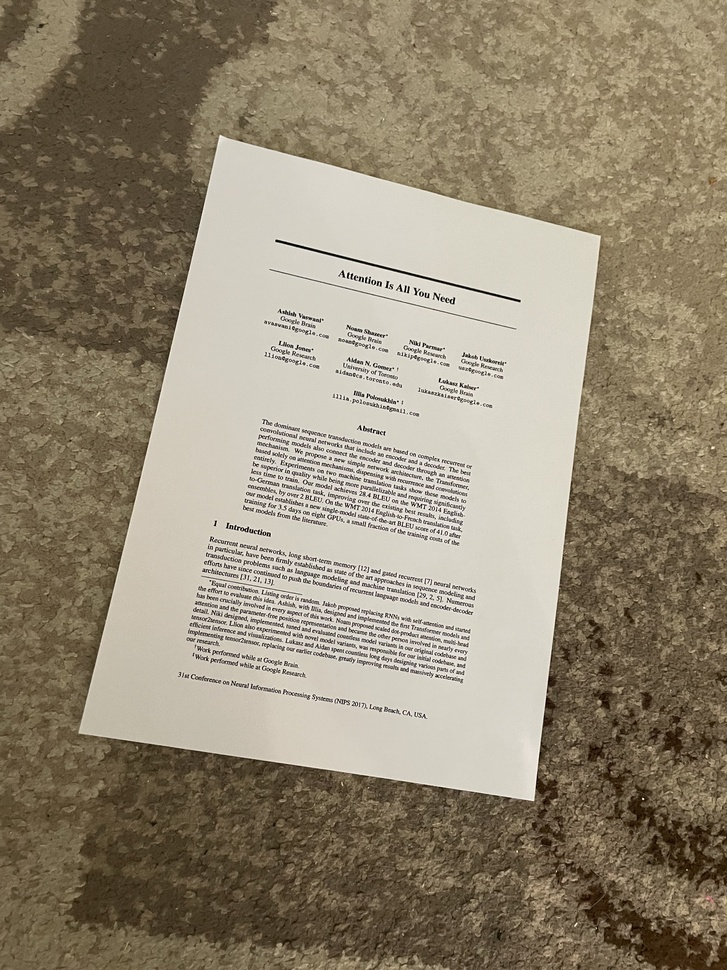
#> input picture input/img.jpg, 727 x 970 px, shrunk from 3024 x 4032 before the run; its folder holds only this picture in this run
$ python scanner.py
#> lines starting #> are read from the running program, lines starting #| are printed output that depends on the picture; after the words box and inside, x2 and y2 are one past the last pixel; in counts of white or black regions, pixels touching at a corner belong together
#!/usr/bin/env python3

import argparse
import cv2
import numpy as np
from pathlib import Path

exts = [".jpg", ".jpeg", ".png", ".bmp", ".tif", ".tiff"]


def take_input(path):
    if path.is_file():
        if path.suffix.lower() not in exts:
            print("неизвестный формат:", path.suffix)
            exit(1)
        return path
    if not path.exists():
        print("нет такого пути:", path)
        exit(1)
    files = []
    for p in path.iterdir():
        if p.is_file() and p.suffix.lower() in exts:
            files.append(p)
    if len(files) != 1:
        print("в папке должно быть ровно одно изображение, а тут", len(files))
        exit(1)
    return files[0]


def sort_corners(pts):
    pts = pts.reshape(4, 2).astype(np.float32)
    out = np.zeros((4, 2), dtype=np.float32)

    s = pts.sum(axis=1)
    out[0] = pts[np.argmin(s)]
    out[2] = pts[np.argmax(s)]

    d = np.diff(pts, axis=1).ravel()
    out[1] = pts[np.argmin(d)]
    out[3] = pts[np.argmax(d)]
    return out


def find_corners(img):
    gray = cv2.cvtColor(img, cv2.COLOR_BGR2GRAY)
    gray = cv2.GaussianBlur(gray, (5, 5), 0)

    kernel = np.ones((9, 9), np.uint8)
    closed = cv2.morphologyEx(gray, cv2.MORPH_CLOSE, kernel, iterations=2)

    edges = cv2.Canny(closed, 50, 150)
    edges = cv2.dilate(edges, np.ones((3, 3), np.uint8), iterations=1)

    cnts, _ = cv2.findContours(edges, cv2.RETR_LIST, cv2.CHAIN_APPROX_SIMPLE)

    min_area = img.shape[0] * img.shape[1] * 0.12
    cnts = sorted(cnts, key=cv2.contourArea, reverse=True)

    for c in cnts:
        if cv2.contourArea(c) < min_area:
            break
        peri = cv2.arcLength(c, True)
        approx = cv2.approxPolyDP(c, 0.02 * peri, True)
        if len(approx) == 4 and cv2.isContourConvex(approx):
            return sort_corners(approx)

    print("не нашёл 4 угла документа")
    exit(1)


def warp_doc(img, corners):
    tl, tr, br, bl = corners

    w1 = np.linalg.norm(br - bl)
    w2 = np.linalg.norm(tr - tl)
    width = int(round(max(w1, w2)))

    h1 = np.linalg.norm(tr - br)
    h2 = np.linalg.norm(tl - bl)
    height = int(round(max(h1, h2)))

    if width < 2 or height < 2:
        print("что-то не так с размерами, ширина/высота слишком маленькие")
        exit(1)

    dst = np.array([
        [0, 0],
        [width - 1, 0],
        [width - 1, height - 1],
        [0, height - 1]
    ], dtype=np.float32)

    M = cv2.getPerspectiveTransform(corners.astype(np.float32), dst)
    return cv2.warpPerspective(img, M, (width, height))


def get_lines(img):
    gray = cv2.cvtColor(img, cv2.COLOR_BGR2GRAY)
    gray = cv2.GaussianBlur(gray, (3, 3), 0)
    edges = cv2.Canny(gray, 50, 150)

    thr = max(15, min(img.shape[:2]) // 15)
    minlen = max(20, min(img.shape[:2]) // 15)

    lines = cv2.HoughLinesP(edges, 1, np.pi / 180, threshold=thr,
                            minLineLength=minlen, maxLineGap=25)

    horiz = []
    vert = []
    segs = []

    if lines is None:
        return segs, horiz, vert

    lines = np.asarray(lines).reshape(-1, 4)

    real_len = min(img.shape[:2]) * 0.15

    for x1, y1, x2, y2 in lines:
        length = np.sqrt((x2 - x1) ** 2 + (y2 - y1) ** 2)
        ang = np.degrees(np.arctan2(y2 - y1, x2 - x1)) % 180

        is_horiz = (ang <= 20 or ang >= 160)
        is_vert = (70 <= ang <= 110)

        if is_horiz:
            if ang > 90:
                ang_h = ang - 180
            else:
                ang_h = ang
            segs.append((int(x1), int(y1), int(x2), int(y2)))
            if length >= real_len:
                horiz.append(ang_h)
        elif is_vert:
            segs.append((int(x1), int(y1), int(x2), int(y2)))
            if length >= real_len:
                vert.append(ang - 90)

    return segs, horiz, vert


def max_dev(angles):
    if len(angles) < 2:
        return None
    med = np.median(angles)
    m = 0.0
    for a in angles:
        if abs(a - med) > m:
            m = abs(a - med)
    return float(m)


def fix_skew(img):
    _, horiz, vert = get_lines(img)

    h_dev = max_dev(horiz)
    v_dev = max_dev(vert)

    cands = []
    if len(horiz) > 0:
        cands.append(np.median(horiz))
    if len(vert) > 0:
        cands.append(np.median(vert))
    if len(cands) > 0:
        angle = float(np.median(cands))
    else:
        angle = 0.0

    tol = 3.0
    bad = False
    if h_dev is not None and h_dev > tol:
        bad = True
    if v_dev is not None and v_dev > tol:
        bad = True

    result_img = img
    result_stats = {
        "h_dev": h_dev,
        "v_dev": v_dev,
        "angle": 0.0
    }

    if bad and abs(angle) > 0.05:
        h, w = img.shape[:2]
        center = (w / 2, h / 2)
        M = cv2.getRotationMatrix2D(center, angle, 1.0)
        rotated = cv2.warpAffine(img, M, (w, h), borderMode=cv2.BORDER_REPLICATE)

        _, h2, v2 = get_lines(rotated)
        h_dev2 = max_dev(h2)
        v_dev2 = max_dev(v2)

        before = 0
        if h_dev is not None:
            before = h_dev
        if v_dev is not None and v_dev > before:
            before = v_dev

        after = 0
        if h_dev2 is not None:
            after = h_dev2
        if v_dev2 is not None and v_dev2 > after:
            after = v_dev2

        if after < before:
            result_img = rotated
            result_stats["h_dev"] = h_dev2
            result_stats["v_dev"] = v_dev2
            result_stats["angle"] = angle
        else:
            result_stats["angle"] = 0.0

    ok = True
    for d in (result_stats["h_dev"], result_stats["v_dev"]):
        if d is not None and d > tol:
            ok = False
    result_stats["parallel"] = ok

    return result_img, result_stats


def count_text(img):
    gray = cv2.cvtColor(img, cv2.COLOR_BGR2GRAY)

    bin_img = cv2.adaptiveThreshold(gray, 255,
                                    cv2.ADAPTIVE_THRESH_GAUSSIAN_C,
                                    cv2.THRESH_BINARY_INV, 31, 12)

    h_len = max(25, img.shape[1] // 8)
    h_kernel = cv2.getStructuringElement(cv2.MORPH_RECT, (h_len, 1))
    h_lines = cv2.morphologyEx(bin_img, cv2.MORPH_OPEN, h_kernel)
    bin_img = cv2.subtract(bin_img, h_lines)

    v_len = max(25, img.shape[0] // 8)
    v_kernel = cv2.getStructuringElement(cv2.MORPH_RECT, (1, v_len))
    v_lines = cv2.morphologyEx(bin_img, cv2.MORPH_OPEN, v_kernel)
    bin_img = cv2.subtract(bin_img, v_lines)

    proj = (bin_img > 0).sum(axis=1)
    threshold = max(2, img.shape[1] * 0.008)

    rows = []
    start = None
    for i in range(len(proj)):
        if proj[i] > threshold:
            if start is None:
                start = i
        else:
            if start is not None:
                if i - start >= 2:
                    rows.append((start, i))
                start = None
    if start is not None and len(proj) - start >= 2:
        rows.append((start, len(proj)))

    total_chars = 0
    for top, bot in rows:
        strip = bin_img[top:bot]
        n, _, stats, _ = cv2.connectedComponentsWithStats(strip, connectivity=8)
        for i in range(1, n):
            x, y, w, h, area = stats[i]
            if area >= 3 and h >= 2 and w >= 1:
                total_chars += 1

    return len(rows), total_chars


def draw_lines(img):
    overlay = img.copy()
    segs, _, _ = get_lines(img)

    real_len = min(img.shape[:2]) * 0.15

    for x1, y1, x2, y2 in segs:
        length = np.sqrt((x2 - x1) ** 2 + (y2 - y1) ** 2)
        if length >= real_len:
            cv2.line(overlay, (x1, y1), (x2, y2), (0, 0, 255), 2)
    return overlay


def main():
    parser = argparse.ArgumentParser(description="сканер документов")
    parser.add_argument("--input", type=Path, default=Path("input"))
    parser.add_argument("--output", type=Path, default=Path("output"))
    args = parser.parse_args()

    src = take_input(args.input)

    img = cv2.imread(str(src))
#> img is the input picture: shape (970, 727, 3); mean B, G, R 115.4, 135.9, 147.3
    if img is None:
        print("не смог открыть картинку:", src)
        return

    corners = find_corners(img)
#> in find_corners, `closed = cv2.morphologyEx(gray, cv2.MORPH_CLOSE, kernel, iterations=2)`:
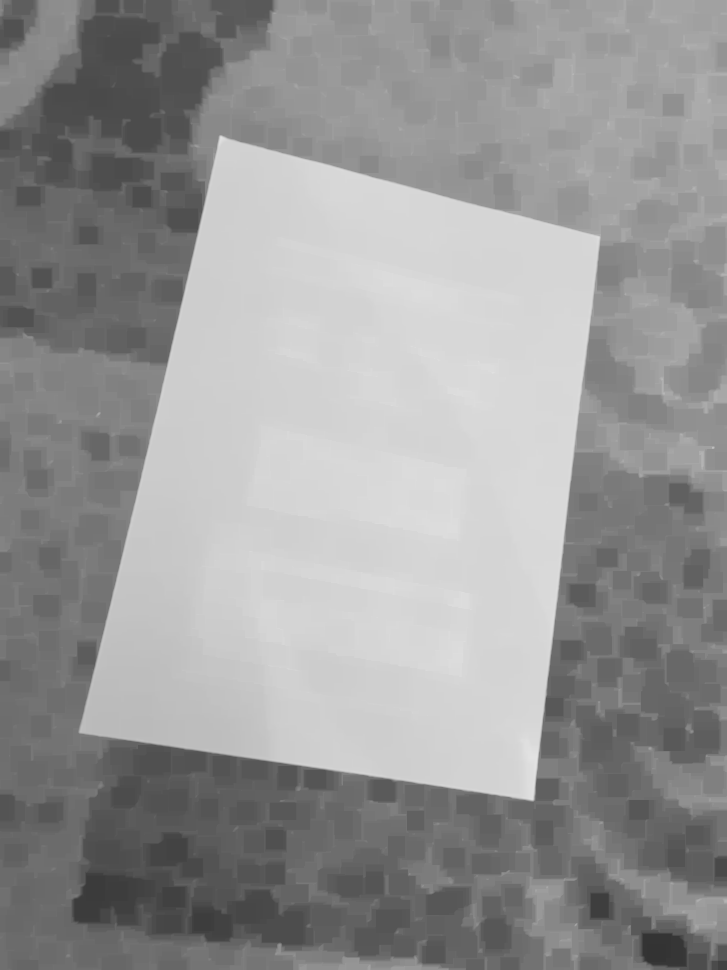
#> closed: shape (970, 727); min 51, max 227, mean 151.1
#> in find_corners, `edges = cv2.Canny(closed, 50, 150)`: edges: shape (970, 727); 0.7% white in thin lines or dots
#> in find_corners, `edges = cv2.dilate(edges, np.ones((3, 3), np.uint8), iterations=1)`:
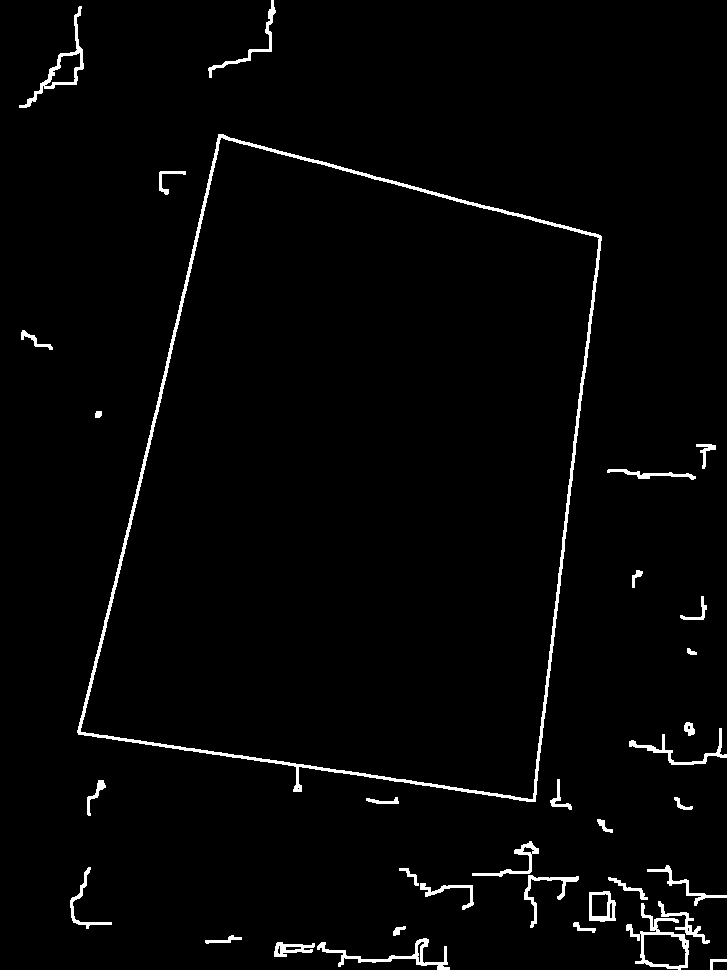
#> edges: shape (970, 727); 2.3% white; 34 white regions
#> in find_corners, `cnts, _ = cv2.findContours(edges, cv2.RETR_LIST, cv2.CHAIN_APPROX_SIMP..`: cnts = 47 contours, 4 with area under 20; largest, box (x1, y1, x2, y2) and area: (77, 134, 602, 802) 252554, (80, 137, 600, 800) 247716, (626, 903, 689, 970) 1803, (643, 934, 687, 967) 1177, (19, 6, 84, 108) 1146
#> the loop in find_corners, `for c in cnts:` made 1 pass
#> (peri, pts in sort_corners, s in sort_corners, d in sort_corners) on pass 1: (2219.1, [[218, 134], [77, 732], [535, 801], [601, 236]], [352, 809, 1336, 837], [-84, 655, 266, -365])
#> corners = [[218, 134], [601, 236], [535, 801], [77, 732]]

    warped = warp_doc(img, corners)
#> in warp_doc, `tl, tr, br, bl = corners`: tl = [218, 134]; tr = [601, 236]; br = [535, 801]; bl = [77, 732]
#> in warp_doc, `w1 = np.linalg.norm(br - bl)`: w1 = 463.2
#> in warp_doc, `w2 = np.linalg.norm(tr - tl)`: w2 = 396.3
#> in warp_doc, `width = int(round(max(w1, w2)))`: width = 463
#> in warp_doc, `h1 = np.linalg.norm(tr - br)`: h1 = 568.8
#> in warp_doc, `h2 = np.linalg.norm(tl - bl)`: h2 = 614.4
#> in warp_doc, `height = int(round(max(h1, h2)))`: height = 614
#> in warp_doc, `dst = np.array([ [0, 0], [width - 1, 0], [width - 1, height - 1], [0, ..`: dst = [[0, 0], [462, 0], [462, 613], [0, 613]]
#> in warp_doc, `M = cv2.getPerspectiveTransform(corners.astype(np.float32), dst)`: M = [[1.03, 0.243, -257.3], [-0.297, 1.11, -84.55], [-0.000246, 0.000237, 1]]

    aligned, stats = fix_skew(warped)
#> in get_lines, `gray = cv2.GaussianBlur(gray, (3, 3), 0)`:
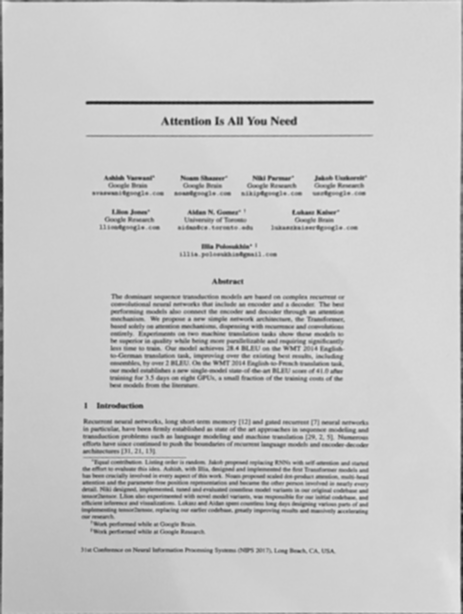
#> gray: shape (614, 463); min 20, max 232, mean 199.2
#> in get_lines, `edges = cv2.Canny(gray, 50, 150)`:
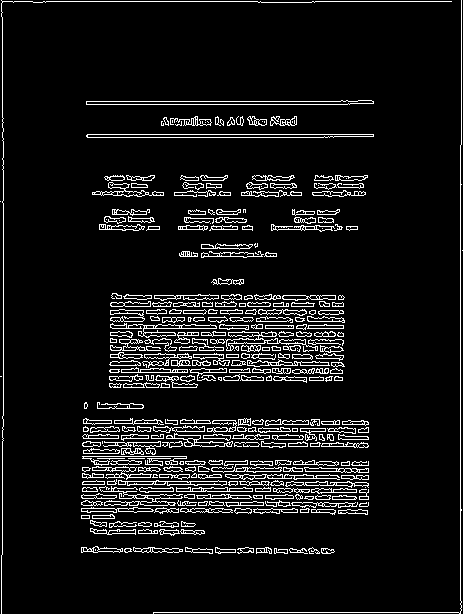
#> edges: shape (614, 463); 8.1% white in thin lines or dots
#> in get_lines, `lines = cv2.HoughLinesP(edges, 1, np.pi / 180, threshold=thr, minLineL..`: lines = 222 rows, first 6: [460, 613, 460, 145], [2, 1, 260, 1], [153, 612, 458, 612], [87, 134, 373, 134], [3, 440, 3, 118], [86, 101, 373, 101]
#> the loop in get_lines, `for x1, y1, x2, y2 in lines:` made 222 passes
#> (x1, y1, x2, y2, length, ang, is_horiz, is_vert) on passes 2, 3, 4, 6, 7, 9, 10, 11, 12, 14, 15, 16: (2, 1, 260, 1, 258, 0, True, False), (153, 612, 458, 612, 305, 0, True, False), (87, 134, 373, 134, 286, 0, True, False), (86, 101, 373, 101, 287, 0, True, False), (83, 442, 363, 442, 280, 0, True, False), (86, 104, 349, 104, 263, 0, True, False), (112, 328, 343, 328, 231, 0, True, False), (87, 137, 333, 137, 246, 0, True, False), (181, 496, 366, 499, 185, 0.929, True, False), (82, 491, 368, 491, 286, 0, True, False), (81, 502, 368, 502, 287, 0, True, False), (81, 495, 366, 495, 285, 0, True, False)
#> (length, ang, is_horiz, is_vert, ang_h) on passes 61 to 66: (246, 0, True, False, 0), (231, 0, True, False, 0), (252, 0, True, False, 0), (233, 0, True, False, 0), (227, 0, True, False, 0), (232, 0, True, False, 0)
#> after the loop in get_lines, `for x1, y1, x2, y2 in lines:`: horiz = 166 values, max 2.15 at index 106, min -2.91 at index 149, mean 0.0218; segs = 221 items, first 6: (460, 613, 460, 145), (2, 1, 260, 1), (153, 612, 458, 612), (87, 134, 373, 134), (3, 440, 3, 118), (86, 101, 373, 101); vert = [0, 0, 0, 0, 0.512]
#> in max_dev, `med = np.median(angles)`: med = 0
#> the loop in max_dev, `for a in angles:` made 166 passes
#> (a, m) on pass 9: (0.929, 0.929)
#> m on passes 65, 107, 150: 1.28, 2.15, 2.91
#> after the loop in max_dev, `for a in angles:`: m = 2.91
#> the loop in max_dev (call 2), `for a in angles:` made 5 passes
#> (a, m) on pass 5: (0.512, 0.512)
#> a on passes 2 to 4: 0, 0, 0
#> in fix_skew, `v_dev = max_dev(vert)`: v_dev = 0.512
#> in fix_skew, `angle = float(np.median(cands))`: angle = 0
#> in fix_skew, `result_stats = { "h_dev": h_dev, "v_dev": v_dev, "angle": 0.0 }`: result_stats = {'h_dev': 2.91, 'v_dev': 0.512, 'angle': 0}
#> the loop in fix_skew, `for d in (result_stats["h_dev"], result_stats["v_dev"]):` made 2 passes
#> d on passes 1 to 2: 2.91, 0.512
#> stats = {'h_dev': 2.91, 'v_dev': 0.512, 'angle': 0, 'parallel': True}

    lines_count, chars_count = count_text(aligned)
#> in count_text, `bin_img = cv2.adaptiveThreshold(gray, 255, cv2.ADAPTIVE_THRESH_GAUSSIA..`: bin_img: shape (614, 463); 10.6% white; 526 white regions (112 under 20 px), largest, box (x1, y1, x2, y2) and area: (0, 0, 3, 614) 1586, (460, 0, 463, 614) 1165, (85, 100, 374, 105) 993
#> in count_text, `h_lines = cv2.morphologyEx(bin_img, cv2.MORPH_OPEN, h_kernel)`: h_lines: shape (614, 463); 0.81% white; 5 white regions, box (x1, y1, x2, y2) and area: (85, 101, 374, 104) 866, (86, 135, 374, 137) 575, (5, 0, 408, 2) 465, (154, 613, 437, 614) 283, (83, 457, 186, 458) 103
#> in count_text, `bin_img = cv2.subtract(bin_img, h_lines)`: bin_img: shape (614, 463); 9.8% white; 596 white regions (186 under 20 px), largest, box (x1, y1, x2, y2) and area: (0, 0, 3, 614) 1586, (460, 0, 463, 614) 1165, (97, 402, 144, 409) 200
#> in count_text, `v_lines = cv2.morphologyEx(bin_img, cv2.MORPH_OPEN, v_kernel)`: v_lines: shape (614, 463); 0.8% white; 2 white regions, box (x1, y1, x2, y2) and area: (0, 0, 3, 614) 1378, (461, 0, 463, 614) 906
#> in count_text, `bin_img = cv2.subtract(bin_img, v_lines)`:
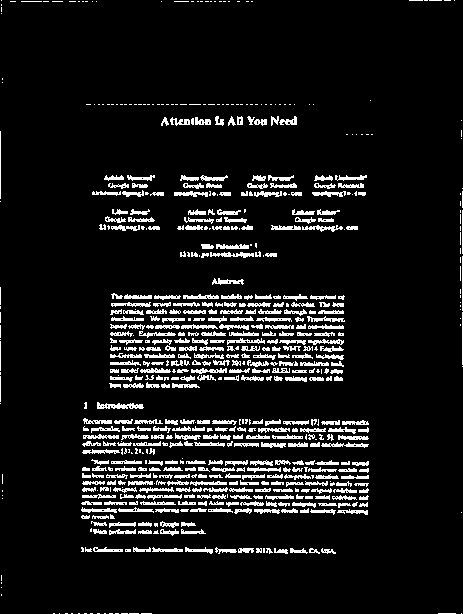
#> bin_img: shape (614, 463); 9% white in thin lines or dots
#> in count_text, `proj = (bin_img > 0).sum(axis=1)`: proj = 614 values, max 253 at index 511, min 0 at index 2, mean 41.8
#> after the loop in count_text, `for i in range(len(proj)):`: rows = 33 pairs, first value 0 to 547, second value 2 to 554; start = 613
#> the loop in count_text, `for top, bot in rows:` made 33 passes
#> (top, bot, n) on passes 1 to 12: (0, 2, 31), (116, 126, 13), (175, 181, 10), (183, 189, 11), (191, 197, 24), (209, 215, 12), (217, 232, 30), (243, 249, 8), (251, 258, 14), (278, 285, 4), (293, 300, 16), (302, 307, 19)
#> after the loop in count_text, `for top, bot in rows:`: total_chars = 516
#> lines_count = 33; chars_count = 516

    args.output.mkdir(parents=True, exist_ok=True)

    corner_vis = img.copy()
    cv2.polylines(corner_vis, [corners.astype(np.int32)], True, (0, 255, 0), 4)
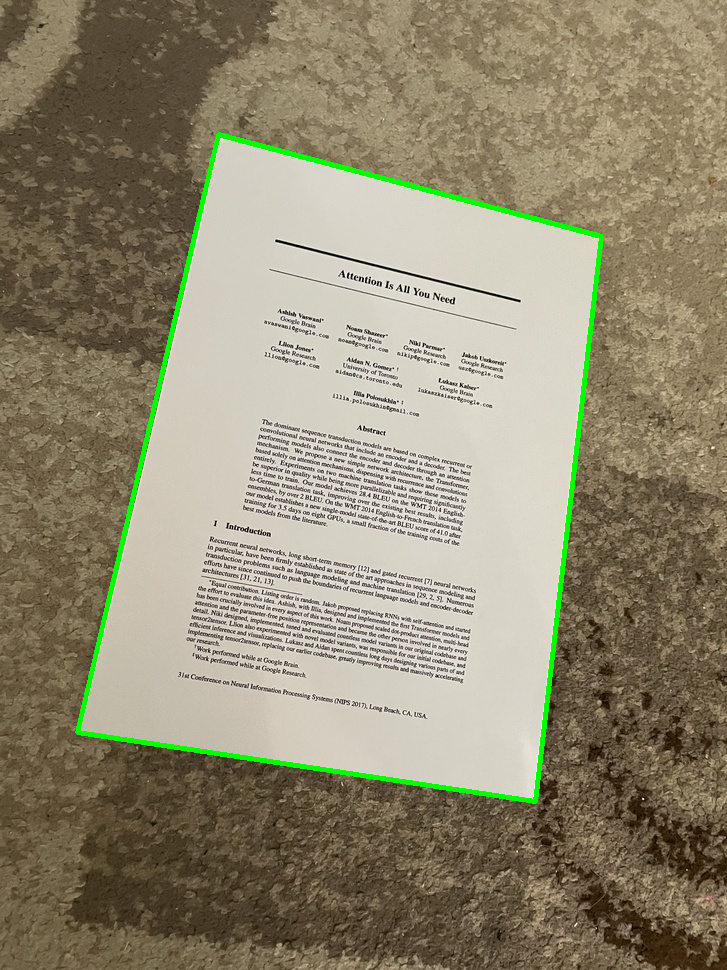
#> corner_vis: shape (970, 727, 3); 1.43% of pixels changed, all inside (x1, y1, x2, y2) = (75, 132, 604, 804)
    cv2.imwrite(str(args.output / "corners.png"), corner_vis)

    cv2.imwrite(str(args.output / "scanned.png"), aligned)

    cv2.imwrite(str(args.output / "lines.png"), draw_lines(aligned))
#> the loop in get_lines (call 2), `for x1, y1, x2, y2 in lines:` made 222 passes
#> (x1, y1, x2, y2) on passes 22 to 33: (110, 380, 342, 380), (110, 325, 343, 325), (99, 229, 357, 229), (94, 464, 368, 464), (83, 481, 349, 481), (110, 303, 343, 303), (82, 484, 368, 484), (110, 310, 342, 310), (83, 446, 368, 446), (121, 343, 343, 343), (82, 468, 368, 468), (110, 313, 343, 313)
#> the loop in draw_lines, `for x1, y1, x2, y2 in segs:` made 221 passes
#> after the loop in draw_lines, `for x1, y1, x2, y2 in segs:`:
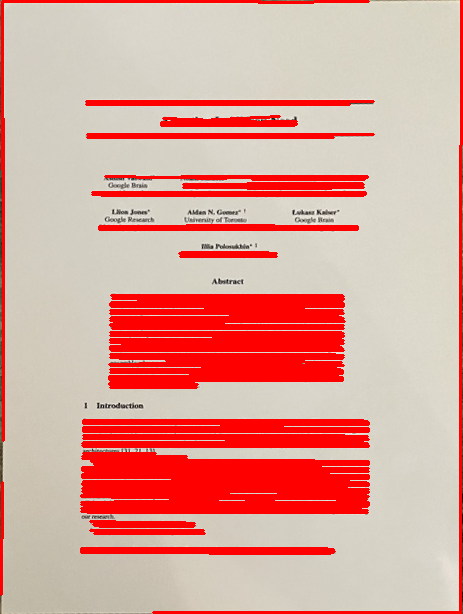
#> overlay: shape (614, 463, 3); mean B, G, R 150.8, 160.9, 221.3

    print()
    print("=" * 40)
    print("РЕЗУЛЬТАТ")
    print("=" * 40)
    print("файл:", src)
    print("размер после выравнивания:", aligned.shape[1], "x", aligned.shape[0])
#| размер после выравнивания: 463 x 614
    print("строк найдено:", lines_count)
#| строк найдено: 33
    print("символов найдено:", chars_count)
#| символов найдено: 516
    print("линии параллельны:", stats["parallel"])
#| линии параллельны: True
    print("поворот при выравнивании:", stats["angle"], "град.")
#| поворот при выравнивании: 0.0 град.
    print()
    print("файлы сохранены в", args.output)


if __name__ == "__main__":
    main()
